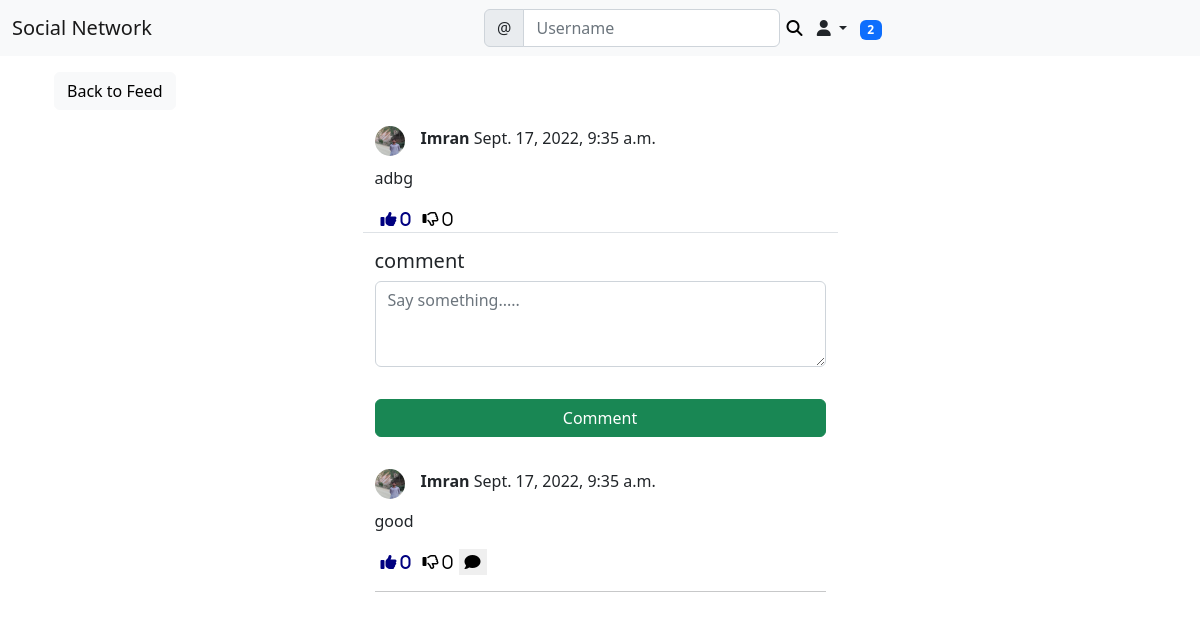
Screenshot of /social/post/10/ (signed in) with the database file from the repository.
### social/models.py (models this page shows, shortened)
class Post(models.Model):
    body = models.TextField()
    created_on = models.DateTimeField(default=timezone.now)
    author = models.ForeignKey(User,on_delete=models.CASCADE)
    likes = models.ManyToManyField(User,blank=True,related_name="likes")
    dislikes = models.ManyToManyField(User,blank=True,related_name="dislikes")

class UserProfile(models.Model):
    user = models.OneToOneField(User, primary_key=True, verbose_name='user', related_name='profile',on_delete=models.CASCADE)
    name = models.CharField(max_length=30,blank=True,null=True)
    bio = models.TextField(max_length=500,blank=True,null=True)
    birth_date = models.DateField(null=True,blank=True)
    location = models.CharField(max_length=100,null=True,blank=True)
    picture = models.ImageField(upload_to='uploads/profile_pictures',default='uploads/profile_pictures/default.png',blank=True)
    followers = models.ManyToManyField(User,related_name='followers',blank=True)

class Comment(models.Model):
    comment = models.TextField()
    created_on = models.DateTimeField(default=timezone.now)
    author =  models.ForeignKey(User,on_delete=models.CASCADE)
    post = models.ForeignKey('Post',on_delete=models.CASCADE)
    likes = models.ManyToManyField(User,blank=True,related_name="comment_likes")
    dislikes = models.ManyToManyField(User,blank=True,related_name="comment_dislikes")
    parent = models.ForeignKey('self',on_delete=models.CASCADE,blank=True,null=True,related_name='+')
    @property
    def children(self):
        return Comment.objects.filter(parent=self).order_by('-created_on').all()
    @property
    def is_parent(self):
        if self.parent is None:
            return True
        return False

### social/views.py (the view, shortened to what this page needs)
# urls.py: path('post/<int:pk>/',PostDetailView.as_view(),name="post"),
class PostDetailView(LoginRequiredMixin ,View):
    def get(self, request, pk, *args, **kwargs):
        post = Post.objects.get(pk=pk)
        form = CommentForm()
        comments = Comment.objects.filter(post=post).order_by('-created_on')
        context = {'post':post,'form':form,'comments':comments}
        return render(request, 'social/post_detail.html',context)

### social/forms.py
class CommentForm(forms.ModelForm):
    comment = forms.CharField(
        label='',
        widget=forms.Textarea(attrs={
            'rows':'3',
            'placeholder':'Say something.....'
            }))
    class Meta:
        model = Comment
        fields = ['comment']

### landing/templatetags/custom_tags.py (called while the page is built)
@register.inclusion_tag('social/show_notifications.html',takes_context=True)
def show_notifications(context):
    request_user = context['request'].user
    notifications = Notification.objects.filter(to_user=request_user).exclude(user_has_seen=True).order_by('-date')
    return {'notifications':notifications}

### social/templates/social/post_detail.html (shortened to what this page needs)
{% extends 'landing/base.html' %}
{% load static %}
{% load crispy_forms_tags %}
{% block content %}
<div class="container">
	<div class="row mt-3 justify-content-center ">
		<div class="row ">
			<div class="col-md-6 col-sm-12">
				<a href="{% url 'post-list' %}" class="btn btn-light">Back to Feed</a>
			</div>
		</div>
	</div>
	<div class="row justify-content-center mt-3">
		<div class="col-md-5 col-sm-12 border-bottom">
			<div>
				<a href="{% url 'profile' post.author.profile.pk %}">
					<img style="float: left;margin-right: 1rem;" class="rounded-circle" src="{{ post.author.profile.picture.url }}" height="30" width="30">
				</a>
				<p><strong>{{ post.author }}</strong> {{ post.created_on }}
				</p>
			</div>
			<p>{{ post.body }}</p>
			<div class="d-flex flex-row">
				<form method="POST" action="{% url 'like' post.pk %}">
					<button style="background-color: transparent; border: none; box-shadow: none;" type="submit">
						<i class="fa-solid fa-thumbs-up" style="color:navy;"> <span>{{ post.likes.all.count }}</span></i>
					</button>
				</form>
				<form method="POST" action="{% url 'dislike' post.pk %}">
					<button style="background-color: transparent; border: none; box-shadow: none;" type="submit">
						<i class="far fa-thumbs-down"> <span>{{ post.dislikes.all.count }}</span></i>
					</button>
				</form>
			</div>
		</div>
	</div>
	<div class="row justify-content-center mt-3">
		<div class="col-md-5 col-sm-12 ">
			<h5>comment</h5>
			<form method="POST">
				{{ form | crispy }}
				<div class="d-grid gap-2">
					<button class="btn btn-success mt-3 mb-3">Comment</button>
				</div>
			</form>
		</div>
	</div>
	{% for comment in comments %}
	{% if comment.is_parent %}
	<div class="row justify-content-center mt-3  ">
		<div class="col-md-5 col-sm-12">
			<div>
				<a href="{% url 'profile' comment.author.profile.pk %}">
					<img style="float: left;margin-right: 1rem;" class="rounded-circle" src="{{ comment.author.profile.picture.url }}" height="30" width="30">
				</a>
				<p>
					<strong>{{ comment.author }}</strong> {{ comment.created_on }}
				</p>
			</div>
			<p>{{ comment.comment }}</p>
			<div class="d-flex flex-row">
				<form method="POST" action="{% url 'comment-like' post.pk comment.pk %}">
					<button style="background-color: transparent; border: none; box-shadow: none;" type="submit">
						<i class="fa-solid fa-thumbs-up" style="color:navy;"> <span>{{ comment.likes.all.count }}</span></i>
					</button>
				</form>
				<form method="POST" action="{% url 'comment-dislike' post.pk comment.pk %}">
					<button style="background-color: transparent; border: none; box-shadow: none;" type="submit">
						<i class="far fa-thumbs-down"> <span>{{ comment.dislikes.all.count }}</span></i>
					</button>
				</form>
				<button class="remove-default-btn" style="border: none;"><i class="fa-solid fa-comment" onclick="commentToggleReply('{{ comment.pk }}')"></i></button>
			</div>
			<hr>
		</div>
	</div>
	{% endif %}
	{% endfor %}
</div>
{% endblock content %}

### rows the page displays
Post: author.profile.picture (picture), author "Imran", created_on "Sept. 17, 2022, 9:35 a.m.", body "adbg", likes.all.count "0", dislikes.all.count "0"
Comment: author.profile.picture (picture), author "Imran", created_on "Sept. 17, 2022, 9:35 a.m.", comment "good", likes.all.count "0", dislikes.all.count "0"

### other values shown
{{ notifications.count }} "2"
